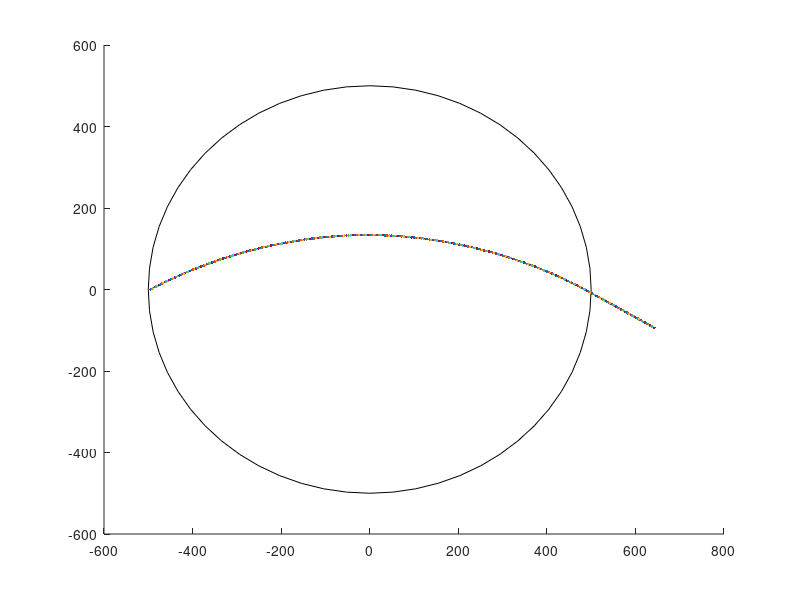
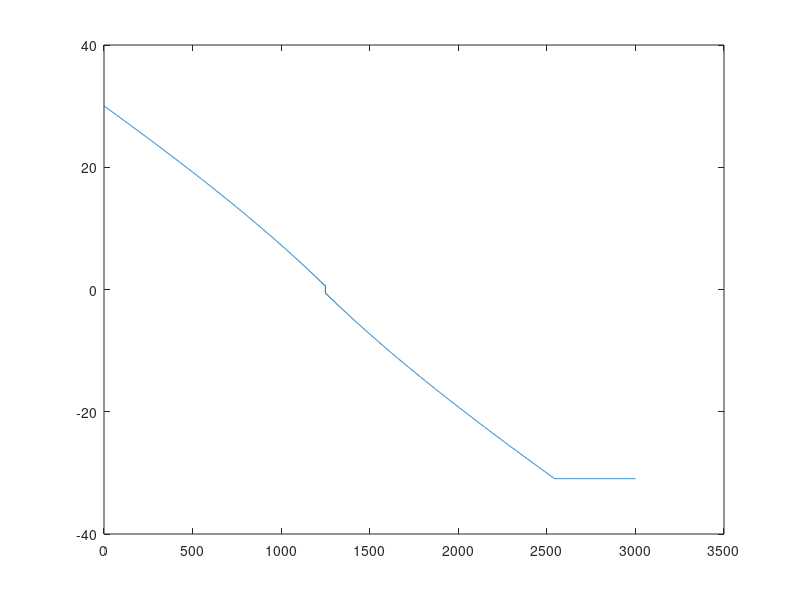

MATLAB code to generate these figures, in order:
clc;
clear;

R = 500;

delta = R/1e4;

path = zeros(100000,3);


path(1,1) = -R+100*delta;
path(1,2) = 0;
path(1,3) = 30.01; %% angle between ray and x-axis
in = 1;%% input 1 left 2 right 3 up 4 down
num = 1;
box_x = -R+100*delta;
box_y = 0;
flag = 0;
tic;
while(1)
%%% input relative position and angle
    x = path(num,1);
    y = path(num,2);
    theta = path(num,3);
    num = num+1;
%%% travel through this box & find next box
    T = tan(theta/180*pi);
    
    if(in == 1)  %% left
        if(T*delta + y > delta + box_y)
            in = 4;
            path(num,1) = (delta - (y - box_y)) / T + x;
            path(num,2) = box_y + delta;
            t1 = 90-theta;
            r1 = sqrt(box_x^2+box_y^2);
            if(r1>R)
                n1 = 1;
            else
                n1 = 2/(1+(r1/R)^2);
            end
            box_y = box_y + delta;
            r2 = sqrt(box_x^2+box_y^2);
            if(r2>R)
                n2 = 1;
            else
                n2 = 2/(1+(r2/R)^2);
            end
            t2 = asin(n1*sin(t1/180*pi)/n2)/pi*180;
            path(num,3) = 90-t2;       
            
        elseif(T*delta + y < box_y)
            in = 3;
            path(num,1) = -(y - box_y) / T + x;
            path(num,2) = box_y;
            t1 = 90+theta;
            r1 = sqrt(box_x^2+box_y^2);
            if(r1>R)
                n1 = 1;
            else
                n1 = 2/(1+(r1/R)^2);
            end
            box_y = box_y - delta; 
            r2 = sqrt(box_x^2+box_y^2);
            if(r2>R)
                n2 = 1;
            else
                n2 = 2/(1+(r2/R)^2);
            end
            t2 = asin(n1*sin(t1/180*pi)/n2)/pi*180;
            path(num,3) = t2-90;    
            
        else
            in = 1;
            path(num,1) = x + delta;
            path(num,2) = T*delta + y;
            t1 = abs(theta);
            r1 = sqrt(box_x^2+box_y^2);
            if(r1>R)
                n1 = 1;
            else
                n1 = 2/(1+(r1/R)^2);
            end
            box_x = box_x + delta;   
            r2 = sqrt(box_x^2+box_y^2);
            if(r2>R)
                n2 = 1;
            else
                n2 = 2/(1+(r2/R)^2);
            end

            if(abs(theta)<0.5 && flag == 0)
                path(num,3) = -theta; 
                flag = 1;
            else
                t2 = asin(n1*sin(t1/180*pi)/n2)/pi*180;
                path(num,3) = t2*(theta/abs(theta)); 
            end
            
            
        end
    elseif(in == 3) %% up
        if(-delta/T + x > delta + box_x)
            in = 1;
            path(num,1) = box_x + delta;
            path(num,2) = (delta - (x - box_x))*T + y;
            t1 = -theta;
            r1 = sqrt(box_x^2+box_y^2);
            if(r1>R)
                n1 = 1;
            else
                n1 = 2/(1+(r1/R)^2);
            end
            box_x = box_x + delta;
            r2 = sqrt(box_x^2+box_y^2);
            if(r2>R)
                n2 = 1;
            else
                n2 = 2/(1+(r2/R)^2);
            end
            t2 = asin(n1*sin(t1/180*pi)/n2)/pi*180;
            path(num,3) = -t2;
%             disp('31');
        else
            in = 3;
            path(num,1) = -delta/T + x;
            path(num,2) = y - delta;
            t1 = theta+90;
            r1 = sqrt(box_x^2+box_y^2);
            if(r1>R)
                n1 = 1;
            else
                n1 = 2/(1+(r1/R)^2);
            end
            box_y = box_y - delta;   
            r2 = sqrt(box_x^2+box_y^2);
            if(r2>R)
                n2 = 1;
            else
                n2 = 2/(1+(r2/R)^2);
            end
            t2 = asin(n1*sin(t1/180*pi)/n2)/pi*180;
            path(num,3) = t2-90;
%             disp('33');
        end
    elseif(in == 4) %% down
        if(delta/T + x > box_x + delta)
            in = 1;
            path(num,1) = box_x + delta;
            path(num,2) = (delta-(x - box_x))*T + y;
            t1 = theta;
            r1 = sqrt(box_x^2+box_y^2);
            if(r1>R)
                n1 = 1;
            else
                n1 = 2/(1+(r1/R)^2);
            end
            box_x = box_x + delta;   
            r2 = sqrt(box_x^2+box_y^2);
            if(r2>R)
                n2 = 1;
            else
                n2 = 2/(1+(r2/R)^2);
            end
            t2 = asin(n1*sin(t1/180*pi)/n2)/pi*180;
            path(num,3) = t2;
        else
            in = 4;
            path(num,1) = delta/T + x;
            path(num,2) = y + delta;
            t1 = theta;
            r1 = sqrt(box_x^2+box_y^2);
            if(r1>R)
                n1 = 1;
            else
                n1 = 2/(1+(r1/R)^2);
            end
            box_y = box_y + delta;    
            r2 = sqrt(box_x^2+box_y^2);
            if(r2>R)
                n2 = 1;
            else
                n2 = 2/(1+(r2/R)^2);
            end
            if(theta<1e-1)
                path(num,3) = -theta; 
            else
                t2 = asin(n1*sin(t1/180*pi)/n2)/pi*180;
                path(num,3) = 90-t2;
            end
        end           
    end

%%% if out of lens area, break while
if(num>30008)
    break;
end
end
toc;
figure();
rectangle('Position',[-R,-R,2*R,2*R],'Curvature',[1,1]);hold on;
for num=1:100:30008
    plot(path(num,1),path(num,2),'.');hold on;
end
figure();
plot(path(1:10:30008,3),'-');hold on;












